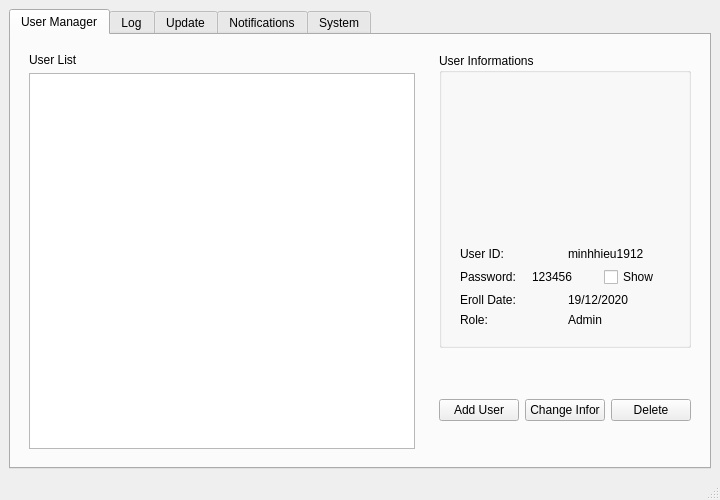
<?xml version="1.0" encoding="UTF-8"?>
<ui version="4.0">
 <class>MainWindow</class>
 <widget class="QMainWindow" name="MainWindow">
  <property name="geometry">
   <rect>
    <x>0</x>
    <y>0</y>
    <width>720</width>
    <height>500</height>
   </rect>
  </property>
  <property name="minimumSize">
   <size>
    <width>720</width>
    <height>500</height>
   </size>
  </property>
  <property name="windowTitle">
   <string>Admin Window</string>
  </property>
  <widget class="QWidget" name="centralwidget">
   <layout class="QGridLayout" name="gridLayout">
    <item row="0" column="1">
     <widget class="QTabWidget" name="tabWidget">
      <property name="sizePolicy">
       <sizepolicy hsizetype="Expanding" vsizetype="Expanding">
        <horstretch>0</horstretch>
        <verstretch>0</verstretch>
       </sizepolicy>
      </property>
      <property name="styleSheet">
       <string notr="true"/>
      </property>
      <property name="tabShape">
       <enum>QTabWidget::Rounded</enum>
      </property>
      <property name="currentIndex">
       <number>0</number>
      </property>
      <widget class="QWidget" name="userManagerTab">
       <attribute name="title">
        <string>User Manager</string>
       </attribute>
       <layout class="QHBoxLayout" name="horizontalLayout">
        <item>
         <widget class="QFrame" name="frame_2">
          <property name="frameShape">
           <enum>QFrame::NoFrame</enum>
          </property>
          <property name="frameShadow">
           <enum>QFrame::Raised</enum>
          </property>
          <layout class="QVBoxLayout" name="verticalLayout">
           <item>
            <widget class="QLabel" name="userListLabel">
             <property name="text">
              <string>User List</string>
             </property>
            </widget>
           </item>
           <item>
            <widget class="QTableView" name="userListTableView"/>
           </item>
          </layout>
         </widget>
        </item>
        <item>
         <layout class="QVBoxLayout" name="verticalLayout_2">
          <item>
           <widget class="QFrame" name="frame">
            <property name="minimumSize">
             <size>
              <width>0</width>
              <height>300</height>
             </size>
            </property>
            <property name="frameShape">
             <enum>QFrame::NoFrame</enum>
            </property>
            <property name="frameShadow">
             <enum>QFrame::Raised</enum>
            </property>
            <layout class="QGridLayout" name="gridLayout_4">
             <item row="0" column="0">
              <widget class="QGroupBox" name="userInforGroupBox">
               <property name="title">
                <string>User Informations</string>
               </property>
               <layout class="QVBoxLayout" name="verticalLayout_6">
                <item alignment="Qt::AlignHCenter|Qt::AlignVCenter">
                 <widget class="QFrame" name="frame_6">
                  <property name="minimumSize">
                   <size>
                    <width>220</width>
                    <height>150</height>
                   </size>
                  </property>
                  <property name="maximumSize">
                   <size>
                    <width>220</width>
                    <height>150</height>
                   </size>
                  </property>
                  <property name="frameShape">
                   <enum>QFrame::NoFrame</enum>
                  </property>
                  <property name="frameShadow">
                   <enum>QFrame::Raised</enum>
                  </property>
                  <layout class="QHBoxLayout" name="horizontalLayout_18">
                   <item>
                    <spacer name="horizontalSpacer_8">
                     <property name="orientation">
                      <enum>Qt::Horizontal</enum>
                     </property>
                     <property name="sizeHint" stdset="0">
                      <size>
                       <width>17</width>
                       <height>20</height>
                      </size>
                     </property>
                    </spacer>
                   </item>
                   <item>
                    <widget class="QLabel" name="label_2">
                     <property name="minimumSize">
                      <size>
                       <width>150</width>
                       <height>120</height>
                      </size>
                     </property>
                     <property name="maximumSize">
                      <size>
                       <width>150</width>
                       <height>120</height>
                      </size>
                     </property>
                     <property name="text">
                      <string/>
                     </property>
                     <property name="pixmap">
                      <pixmap>../../face-recognition/data/minh_hieu/image_2.jpg</pixmap>
                     </property>
                     <property name="scaledContents">
                      <bool>true</bool>
                     </property>
                     <property name="alignment">
                      <set>Qt::AlignLeading|Qt::AlignLeft|Qt::AlignVCenter</set>
                     </property>
                    </widget>
                   </item>
                   <item>
                    <spacer name="horizontalSpacer_9">
                     <property name="orientation">
                      <enum>Qt::Horizontal</enum>
                     </property>
                     <property name="sizeHint" stdset="0">
                      <size>
                       <width>17</width>
                       <height>20</height>
                      </size>
                     </property>
                    </spacer>
                   </item>
                  </layout>
                 </widget>
                </item>
                <item>
                 <widget class="QWidget" name="widget" native="true">
                  <layout class="QVBoxLayout" name="verticalLayout_5">
                   <item>
                    <layout class="QHBoxLayout" name="horizontalLayout_3">
                     <item>
                      <widget class="QLabel" name="userIDTitle">
                       <property name="text">
                        <string>User ID:</string>
                       </property>
                      </widget>
                     </item>
                     <item>
                      <widget class="QLabel" name="userIDLabel">
                       <property name="text">
                        <string>minhhieu1912</string>
                       </property>
                      </widget>
                     </item>
                    </layout>
                   </item>
                   <item>
                    <layout class="QHBoxLayout" name="horizontalLayout_4">
                     <item>
                      <widget class="QLabel" name="passwordTitle">
                       <property name="text">
                        <string>Password:</string>
                       </property>
                      </widget>
                     </item>
                     <item>
                      <widget class="QLabel" name="passwordLabel">
                       <property name="text">
                        <string>123456</string>
                       </property>
                      </widget>
                     </item>
                     <item>
                      <widget class="QCheckBox" name="isShowPassCheckBox">
                       <property name="text">
                        <string>Show</string>
                       </property>
                      </widget>
                     </item>
                    </layout>
                   </item>
                   <item>
                    <layout class="QHBoxLayout" name="horizontalLayout_5">
                     <item>
                      <widget class="QLabel" name="erollDateTitle">
                       <property name="text">
                        <string>Eroll Date:</string>
                       </property>
                      </widget>
                     </item>
                     <item>
                      <widget class="QLabel" name="erollDateLabel">
                       <property name="text">
                        <string>19/12/2020</string>
                       </property>
                      </widget>
                     </item>
                    </layout>
                   </item>
                   <item>
                    <layout class="QHBoxLayout" name="horizontalLayout_6">
                     <item>
                      <widget class="QLabel" name="roleTitle">
                       <property name="text">
                        <string>Role:</string>
                       </property>
                      </widget>
                     </item>
                     <item>
                      <widget class="QLabel" name="roleLabel">
                       <property name="text">
                        <string>Admin</string>
                       </property>
                      </widget>
                     </item>
                    </layout>
                   </item>
                  </layout>
                 </widget>
                </item>
               </layout>
              </widget>
             </item>
            </layout>
           </widget>
          </item>
          <item>
           <widget class="QFrame" name="frame_3">
            <property name="frameShape">
             <enum>QFrame::NoFrame</enum>
            </property>
            <property name="frameShadow">
             <enum>QFrame::Raised</enum>
            </property>
            <layout class="QGridLayout" name="gridLayout_5">
             <item row="0" column="0">
              <widget class="QPushButton" name="addUserButton">
               <property name="text">
                <string>Add User</string>
               </property>
              </widget>
             </item>
             <item row="0" column="2">
              <widget class="QPushButton" name="delUserButton">
               <property name="text">
                <string>Delete</string>
               </property>
              </widget>
             </item>
             <item row="0" column="1">
              <widget class="QPushButton" name="changeInforButton">
               <property name="text">
                <string>Change Infor</string>
               </property>
              </widget>
             </item>
            </layout>
           </widget>
          </item>
         </layout>
        </item>
       </layout>
      </widget>
      <widget class="QWidget" name="logTab">
       <attribute name="title">
        <string>Log</string>
       </attribute>
       <layout class="QHBoxLayout" name="horizontalLayout_2">
        <item>
         <widget class="QFrame" name="frame_4">
          <property name="frameShape">
           <enum>QFrame::NoFrame</enum>
          </property>
          <property name="frameShadow">
           <enum>QFrame::Raised</enum>
          </property>
          <layout class="QVBoxLayout" name="verticalLayout_3">
           <item>
            <widget class="QLabel" name="unlockInforLabel">
             <property name="text">
              <string>Unlock Information</string>
             </property>
            </widget>
           </item>
           <item>
            <widget class="QTableView" name="unlockInforTableView">
             <property name="minimumSize">
              <size>
               <width>350</width>
               <height>0</height>
              </size>
             </property>
            </widget>
           </item>
           <item>
            <widget class="QFrame" name="frame_12">
             <property name="frameShape">
              <enum>QFrame::NoFrame</enum>
             </property>
             <property name="frameShadow">
              <enum>QFrame::Raised</enum>
             </property>
             <layout class="QHBoxLayout" name="horizontalLayout_13">
              <property name="leftMargin">
               <number>0</number>
              </property>
              <property name="rightMargin">
               <number>0</number>
              </property>
              <property name="bottomMargin">
               <number>0</number>
              </property>
              <item>
               <spacer name="horizontalSpacer_7">
                <property name="orientation">
                 <enum>Qt::Horizontal</enum>
                </property>
                <property name="sizeHint" stdset="0">
                 <size>
                  <width>261</width>
                  <height>20</height>
                 </size>
                </property>
               </spacer>
              </item>
              <item>
               <widget class="QPushButton" name="pushButton">
                <property name="text">
                 <string>Details</string>
                </property>
               </widget>
              </item>
             </layout>
            </widget>
           </item>
          </layout>
         </widget>
        </item>
        <item>
         <widget class="QFrame" name="frame_5">
          <property name="frameShape">
           <enum>QFrame::NoFrame</enum>
          </property>
          <property name="frameShadow">
           <enum>QFrame::Raised</enum>
          </property>
          <layout class="QVBoxLayout" name="verticalLayout_4">
           <item>
            <widget class="QGroupBox" name="queryInputGroupBox">
             <property name="minimumSize">
              <size>
               <width>250</width>
               <height>0</height>
              </size>
             </property>
             <property name="title">
              <string>Query Input</string>
             </property>
             <layout class="QVBoxLayout" name="verticalLayout_14">
              <item>
               <spacer name="verticalSpacer_3">
                <property name="orientation">
                 <enum>Qt::Vertical</enum>
                </property>
                <property name="sizeHint" stdset="0">
                 <size>
                  <width>20</width>
                  <height>74</height>
                 </size>
                </property>
               </spacer>
              </item>
              <item>
               <layout class="QGridLayout" name="gridLayout_3">
                <item row="2" column="0">
                 <layout class="QHBoxLayout" name="horizontalLayout_15">
                  <item>
                   <widget class="QLabel" name="userIDLineEditLabel">
                    <property name="text">
                     <string>User ID:</string>
                    </property>
                   </widget>
                  </item>
                  <item>
                   <widget class="QLineEdit" name="userIDLineEdit">
                    <property name="placeholderText">
                     <string>Input user's id to query</string>
                    </property>
                   </widget>
                  </item>
                 </layout>
                </item>
                <item row="1" column="0">
                 <layout class="QHBoxLayout" name="horizontalLayout_16">
                  <item>
                   <widget class="QLabel" name="endTimeLabel">
                    <property name="text">
                     <string>End Time:</string>
                    </property>
                   </widget>
                  </item>
                  <item>
                   <widget class="QDateTimeEdit" name="endDateTimeEdit">
                    <property name="date">
                     <date>
                      <year>2021</year>
                      <month>1</month>
                      <day>2</day>
                     </date>
                    </property>
                   </widget>
                  </item>
                 </layout>
                </item>
                <item row="3" column="0">
                 <layout class="QHBoxLayout" name="horizontalLayout_14">
                  <item>
                   <widget class="QLabel" name="label">
                    <property name="text">
                     <string>Type:</string>
                    </property>
                   </widget>
                  </item>
                  <item>
                   <widget class="QComboBox" name="comboBox">
                    <item>
                     <property name="text">
                      <string>All</string>
                     </property>
                    </item>
                    <item>
                     <property name="text">
                      <string>Invalid Unlock</string>
                     </property>
                    </item>
                    <item>
                     <property name="text">
                      <string>Valid Unlock</string>
                     </property>
                    </item>
                   </widget>
                  </item>
                 </layout>
                </item>
                <item row="0" column="0">
                 <layout class="QHBoxLayout" name="horizontalLayout_17">
                  <item>
                   <widget class="QLabel" name="startTimeLabel">
                    <property name="text">
                     <string>Start Time:</string>
                    </property>
                   </widget>
                  </item>
                  <item>
                   <widget class="QDateTimeEdit" name="startDateTimeEdit">
                    <property name="date">
                     <date>
                      <year>2021</year>
                      <month>1</month>
                      <day>1</day>
                     </date>
                    </property>
                   </widget>
                  </item>
                 </layout>
                </item>
               </layout>
              </item>
              <item>
               <spacer name="verticalSpacer_4">
                <property name="orientation">
                 <enum>Qt::Vertical</enum>
                </property>
                <property name="sizeHint" stdset="0">
                 <size>
                  <width>20</width>
                  <height>74</height>
                 </size>
                </property>
               </spacer>
              </item>
             </layout>
            </widget>
           </item>
           <item>
            <widget class="QPushButton" name="queryButton">
             <property name="text">
              <string>Query</string>
             </property>
            </widget>
           </item>
          </layout>
         </widget>
        </item>
       </layout>
      </widget>
      <widget class="QWidget" name="updateTab">
       <attribute name="title">
        <string>Update</string>
       </attribute>
       <layout class="QVBoxLayout" name="verticalLayout_9">
        <item>
         <widget class="QScrollArea" name="scrollArea">
          <property name="frameShape">
           <enum>QFrame::NoFrame</enum>
          </property>
          <property name="widgetResizable">
           <bool>true</bool>
          </property>
          <widget class="QWidget" name="scrollAreaWidgetContents">
           <property name="geometry">
            <rect>
             <x>0</x>
             <y>0</y>
             <width>680</width>
             <height>340</height>
            </rect>
           </property>
           <layout class="QVBoxLayout" name="verticalLayout_8">
            <item>
             <widget class="QLabel" name="label_12">
              <property name="text">
               <string>Update History</string>
              </property>
             </widget>
            </item>
            <item>
             <widget class="QTableView" name="updateHistoryTableView"/>
            </item>
           </layout>
          </widget>
         </widget>
        </item>
        <item>
         <widget class="QFrame" name="frame_8">
          <property name="frameShadow">
           <enum>QFrame::Raised</enum>
          </property>
          <layout class="QHBoxLayout" name="horizontalLayout_7">
           <item>
            <widget class="QPushButton" name="checkUpdateButton">
             <property name="text">
              <string>Check Update</string>
             </property>
            </widget>
           </item>
           <item>
            <widget class="QPushButton" name="updateButton">
             <property name="text">
              <string>Update</string>
             </property>
            </widget>
           </item>
           <item>
            <spacer name="horizontalSpacer">
             <property name="orientation">
              <enum>Qt::Horizontal</enum>
             </property>
             <property name="sizeHint" stdset="0">
              <size>
               <width>464</width>
               <height>20</height>
              </size>
             </property>
            </spacer>
           </item>
          </layout>
         </widget>
        </item>
       </layout>
      </widget>
      <widget class="QWidget" name="notifiTab">
       <attribute name="title">
        <string>Notifications</string>
       </attribute>
       <layout class="QVBoxLayout" name="verticalLayout_11">
        <item>
         <widget class="QScrollArea" name="scrollArea_2">
          <property name="frameShape">
           <enum>QFrame::NoFrame</enum>
          </property>
          <property name="widgetResizable">
           <bool>true</bool>
          </property>
          <widget class="QWidget" name="scrollAreaWidgetContents_3">
           <property name="geometry">
            <rect>
             <x>0</x>
             <y>0</y>
             <width>680</width>
             <height>340</height>
            </rect>
           </property>
           <layout class="QVBoxLayout" name="verticalLayout_10">
            <item>
             <widget class="QLabel" name="label_13">
              <property name="text">
               <string>Notifications</string>
              </property>
             </widget>
            </item>
            <item>
             <widget class="QTableView" name="notificationsTableView"/>
            </item>
           </layout>
          </widget>
         </widget>
        </item>
        <item>
         <widget class="QFrame" name="frame_7">
          <property name="frameShape">
           <enum>QFrame::NoFrame</enum>
          </property>
          <property name="frameShadow">
           <enum>QFrame::Raised</enum>
          </property>
          <layout class="QHBoxLayout" name="horizontalLayout_8">
           <item>
            <widget class="QPushButton" name="deleteAllButton">
             <property name="text">
              <string>Delete All</string>
             </property>
            </widget>
           </item>
           <item>
            <widget class="QPushButton" name="refreshButton">
             <property name="text">
              <string>Refresh</string>
             </property>
            </widget>
           </item>
           <item>
            <spacer name="horizontalSpacer_2">
             <property name="orientation">
              <enum>Qt::Horizontal</enum>
             </property>
             <property name="sizeHint" stdset="0">
              <size>
               <width>487</width>
               <height>20</height>
              </size>
             </property>
            </spacer>
           </item>
          </layout>
         </widget>
        </item>
       </layout>
      </widget>
      <widget class="QWidget" name="systemTab">
       <attribute name="title">
        <string>System</string>
       </attribute>
       <layout class="QVBoxLayout" name="verticalLayout_13">
        <item>
         <spacer name="verticalSpacer">
          <property name="orientation">
           <enum>Qt::Vertical</enum>
          </property>
          <property name="sizeHint" stdset="0">
           <size>
            <width>20</width>
            <height>120</height>
           </size>
          </property>
         </spacer>
        </item>
        <item>
         <widget class="QFrame" name="frame_11">
          <property name="frameShape">
           <enum>QFrame::NoFrame</enum>
          </property>
          <property name="frameShadow">
           <enum>QFrame::Raised</enum>
          </property>
          <layout class="QHBoxLayout" name="horizontalLayout_12">
           <item>
            <spacer name="horizontalSpacer_6">
             <property name="orientation">
              <enum>Qt::Horizontal</enum>
             </property>
             <property name="sizeHint" stdset="0">
              <size>
               <width>214</width>
               <height>20</height>
              </size>
             </property>
            </spacer>
           </item>
           <item>
            <widget class="QFrame" name="frame_9">
             <property name="frameShape">
              <enum>QFrame::NoFrame</enum>
             </property>
             <property name="frameShadow">
              <enum>QFrame::Raised</enum>
             </property>
             <layout class="QVBoxLayout" name="verticalLayout_12">
              <item>
               <layout class="QGridLayout" name="gridLayout_6">
                <item row="0" column="0">
                 <layout class="QHBoxLayout" name="horizontalLayout_9">
                  <item>
                   <widget class="QLabel" name="label_16">
                    <property name="text">
                     <string>System:</string>
                    </property>
                   </widget>
                  </item>
                  <item>
                   <widget class="QLabel" name="label_18">
                    <property name="text">
                     <string>BK Smart Lock</string>
                    </property>
                   </widget>
                  </item>
                 </layout>
                </item>
                <item row="1" column="0">
                 <layout class="QHBoxLayout" name="horizontalLayout_10">
                  <item>
                   <widget class="QLabel" name="label_17">
                    <property name="text">
                     <string>Version:</string>
                    </property>
                   </widget>
                  </item>
                  <item>
                   <widget class="QLabel" name="label_19">
                    <property name="text">
                     <string>1.0</string>
                    </property>
                   </widget>
                  </item>
                 </layout>
                </item>
               </layout>
              </item>
              <item>
               <widget class="QFrame" name="frame_10">
                <property name="frameShape">
                 <enum>QFrame::NoFrame</enum>
                </property>
                <property name="frameShadow">
                 <enum>QFrame::Raised</enum>
                </property>
                <layout class="QHBoxLayout" name="horizontalLayout_11">
                 <item>
                  <spacer name="horizontalSpacer_4">
                   <property name="orientation">
                    <enum>Qt::Horizontal</enum>
                   </property>
                   <property name="sizeHint" stdset="0">
                    <size>
                     <width>41</width>
                     <height>20</height>
                    </size>
                   </property>
                  </spacer>
                 </item>
                 <item>
                  <widget class="QPushButton" name="logOutButton">
                   <property name="text">
                    <string>Log Out</string>
                   </property>
                  </widget>
                 </item>
                 <item>
                  <spacer name="horizontalSpacer_3">
                   <property name="orientation">
                    <enum>Qt::Horizontal</enum>
                   </property>
                   <property name="sizeHint" stdset="0">
                    <size>
                     <width>41</width>
                     <height>20</height>
                    </size>
                   </property>
                  </spacer>
                 </item>
                </layout>
               </widget>
              </item>
             </layout>
            </widget>
           </item>
           <item>
            <spacer name="horizontalSpacer_5">
             <property name="orientation">
              <enum>Qt::Horizontal</enum>
             </property>
             <property name="sizeHint" stdset="0">
              <size>
               <width>214</width>
               <height>20</height>
              </size>
             </property>
            </spacer>
           </item>
          </layout>
         </widget>
        </item>
        <item>
         <spacer name="verticalSpacer_2">
          <property name="orientation">
           <enum>Qt::Vertical</enum>
          </property>
          <property name="sizeHint" stdset="0">
           <size>
            <width>20</width>
            <height>120</height>
           </size>
          </property>
         </spacer>
        </item>
       </layout>
      </widget>
     </widget>
    </item>
   </layout>
  </widget>
  <widget class="QMenuBar" name="menubar">
   <property name="geometry">
    <rect>
     <x>0</x>
     <y>0</y>
     <width>720</width>
     <height>22</height>
    </rect>
   </property>
  </widget>
  <widget class="QStatusBar" name="statusbar"/>
 </widget>
 <resources/>
 <connections/>
</ui>
